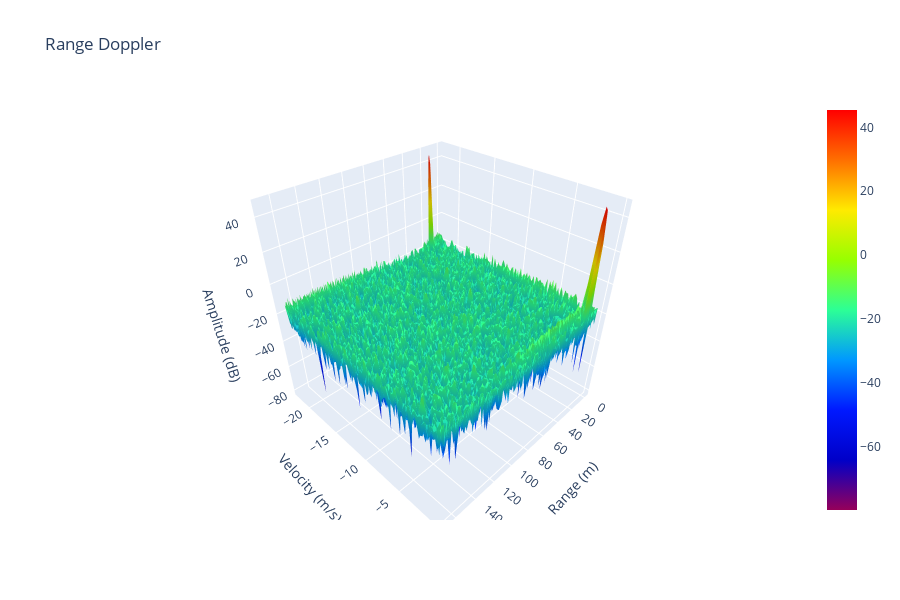

The cell this chart's notebook holds for it:
### Markdown cell above
_Plot range-Doppler map_

### Code cell
max_range = (3e8 * radar.receiver.fs *
             radar.transmitter.pulse_length /
             radar.transmitter.bandwidth / 2)
unambiguous_speed = 3e8 / radar.transmitter.prp[0] / \
    radar.transmitter.fc_vect[0] / 2

range_axis = np.linspace(
    0, max_range, radar.samples_per_pulse, endpoint=False)

doppler_axis = np.linspace(
    -unambiguous_speed, 0, radar.transmitter.pulses, endpoint=False)

fig = go.Figure()
fig.add_trace(go.Surface(x=range_axis, y=doppler_axis, z=20 *
              np.log10(np.abs(range_doppler[0, :, :])), colorscale='Rainbow'))

fig.update_layout(
    title='Range Doppler',
    height=600,
    scene=dict(
        xaxis=dict(title='Range (m)'),
        yaxis=dict(title='Velocity (m/s)'),
        zaxis=dict(title='Amplitude (dB)'),
        aspectmode='cube',
    ),
)

fig.show()

### Figure 1 — Plotly figure (JSON) as saved in the notebook; plotly's stock layout.template omitted (floating-point values rounded to 4 significant figures; data arrays with more than 128 entries replaced by an {"elided": "..."} marker saying what was removed)
{"data": [{"colorscale": [[0, "rgb(150,0,90)"], [0.125, "rgb(0,0,200)"], [0.25, "rgb(0,25,255)"], [0.375, "rgb(0,152,255)"], [0.5, "rgb(44,255,150)"], [0.625, "rgb(151,255,0)"], [0.75, "rgb(255,234,0)"], [0.875, "rgb(255,111,0)"], [1, "rgb(255,0,0)"]], "type": "surface", "x": {"elided": "260 float values"}, "y": [-22.21, -22.03, -21.86, -21.68, -21.51, -21.34, -21.16, -20.99, -20.82, -20.64, -20.47, -20.3, -20.12, -19.95, -19.78, -19.6, -19.43, -19.26, -19.08, -18.91, -18.74, -18.56, -18.39, -18.22, -18.04, -17.87, -17.69, -17.52, -17.35, -17.17, -17.0, -16.83, -16.65, -16.48, -16.31, -16.13, -15.96, -15.79, -15.61, -15.44, -15.27, -15.09, -14.92, -14.75, -14.57, -14.4, -14.23, -14.05, -13.88, -13.7, -13.53, -13.36, -13.18, -13.01, -12.84, -12.66, -12.49, -12.32, -12.14, -11.97, -11.8, -11.62, -11.45, -11.28, -11.1, -10.93, -10.76, -10.58, -10.41, -10.24, -10.06, -9.888, -9.715, -9.541, -9.368, -9.194, -9.021, -8.847, -8.674, -8.5, -8.327, -8.154, -7.98, -7.807, -7.633, -7.46, -7.286, -7.113, -6.939, -6.766, -6.592, -6.419, -6.245, -6.072, -5.898, -5.725, -5.551, -5.378, -5.204, -5.031, -4.857, -4.684, -4.51, -4.337, -4.163, -3.99, -3.817, -3.643, -3.47, -3.296, -3.123, -2.949, -2.776, -2.602, -2.429, -2.255, -2.082, -1.908, -1.735, -1.561, -1.388, -1.214, -1.041, -0.8674, -0.6939, -0.5204, -0.347, -0.1735], "z": {"elided": "128x260 float values"}}], "layout": {"height": 600, "scene": {"aspectmode": "cube", "xaxis": {"title": {"text": "Range (m)"}}, "yaxis": {"title": {"text": "Velocity (m/s)"}}, "zaxis": {"title": {"text": "Amplitude (dB)"}}}, "title": {"text": "Range Doppler"}}}
